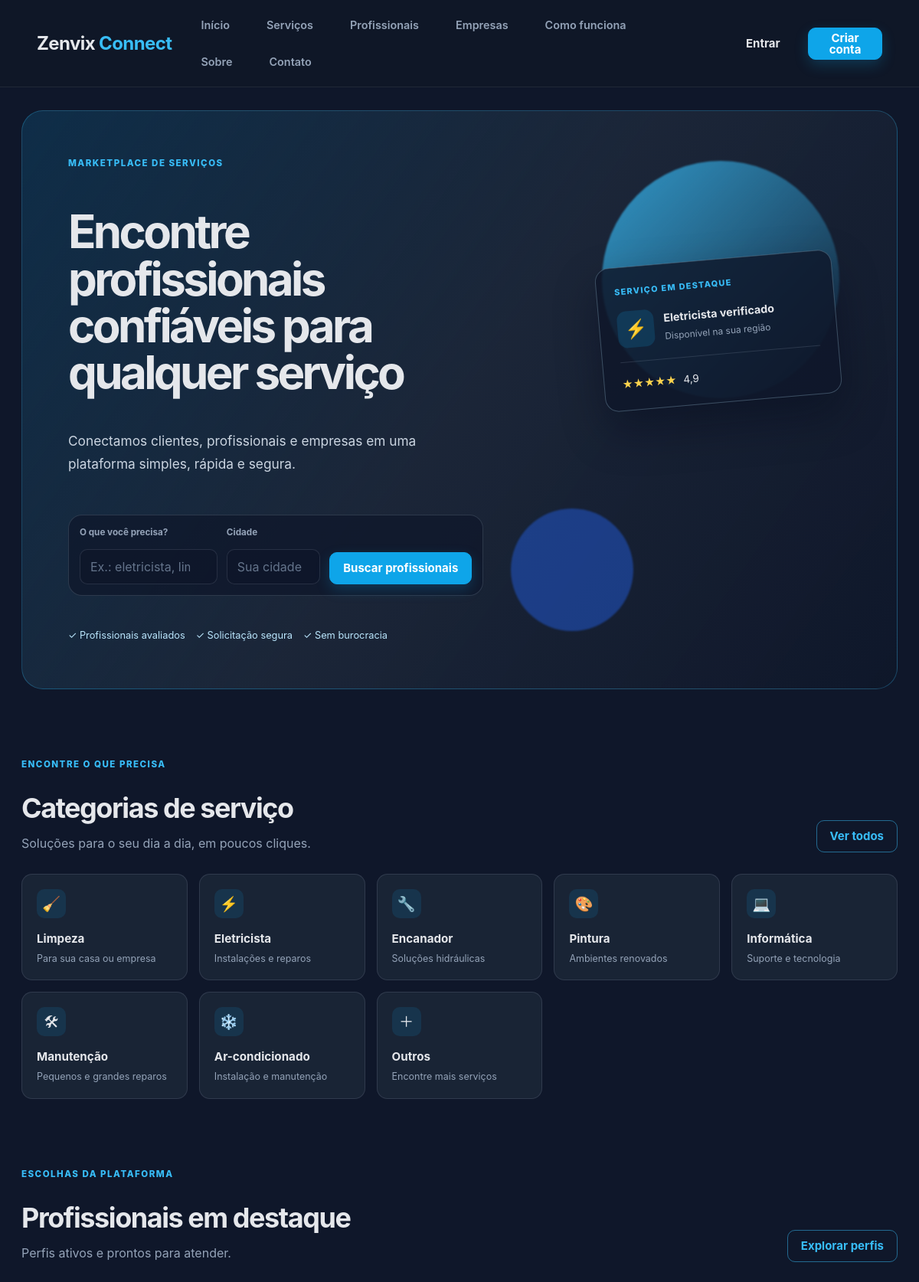
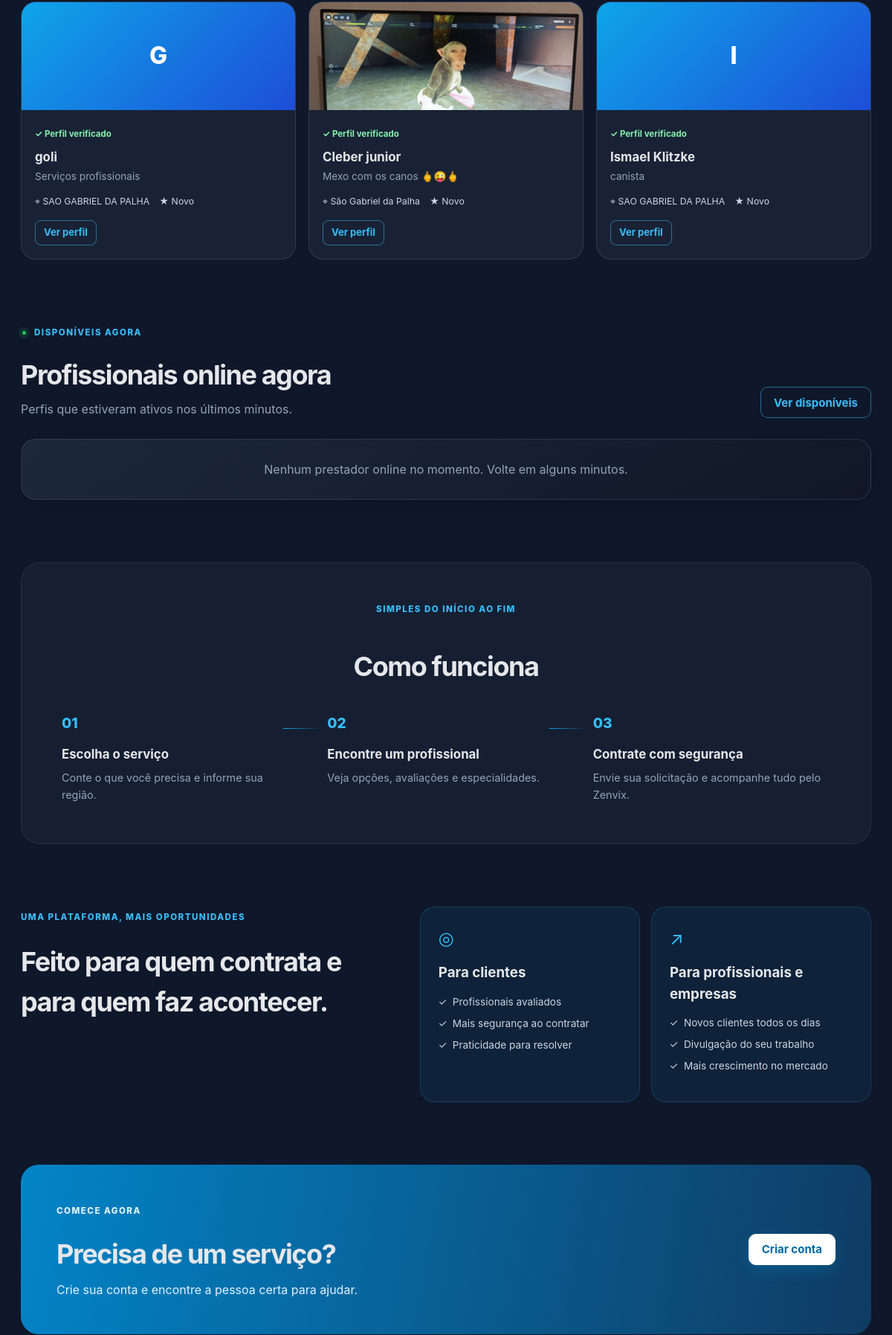
The page / (upper part) on the database its author committed (2 pictures, top to bottom).
### tables this page shows
CREATE TABLE usuarios (
            id INTEGER PRIMARY KEY AUTOINCREMENT,
            nome TEXT NOT NULL,
            email TEXT NOT NULL UNIQUE,
            senha TEXT NOT NULL,
            telefone TEXT,
            cidade TEXT,
            tipo TEXT NOT NULL
        , bio TEXT, especialidade TEXT, empresa_nome TEXT, estado TEXT, bairro TEXT, cpf TEXT, documento TEXT, foto_perfil TEXT, cnpj TEXT, documento_empresa TEXT, logo_empresa TEXT, approval_status TEXT, deletion_requested INTEGER DEFAULT 0, rejection_reason TEXT, status_online TEXT DEFAULT 'offline', TEXT, ultimo_acesso TEXT);

### app.py (the view)
@app.route("/")
def home():
    featured_providers = [enrich_provider(provider) for provider in get_providers()[:3]]
    online_providers = get_online_providers(limit=4)
    return render_template(
        "public/home.html",
        featured_providers=featured_providers,
        online_providers=online_providers,
    )

### app.py (called while the page is built, shortened)
@app.context_processor
def inject_online_users():
    return {"online_users": online_users}

def generate_csrf_token():
    if "_csrf_token" not in session:
        session["_csrf_token"] = secrets.token_urlsafe(32)
    return session["_csrf_token"]

@app.context_processor
def inject_csrf_token():
    return {"csrf_token": generate_csrf_token()}

def get_db():
    if "db" not in g:
        g.db = sqlite3.connect(DATABASE_PATH)
        g.db.row_factory = sqlite3.Row
    return g.db

def get_provider_rating(provider_id):
    db = get_db()
    row = db.execute(
        "SELECT AVG(nota) AS avg_rating, COUNT(*) AS total FROM avaliacoes WHERE profissional_id = ?",
        (provider_id,),
    ).fetchone()
    avg_rating = row["avg_rating"]
    return (round(avg_rating, 1), row["total"]) if avg_rating is not None else (None, row["total"])

def get_provider_recommendation_score(provider, requested_category=None):
    requested_category = (requested_category or "").strip().lower()
    rating = provider.get("rating") or 0.0
    rating_count = provider.get("rating_count") or 0
    availability_count = provider.get("availability_count") or 0
    completed_services = provider.get("completed_services") or 0
    online_bonus = 6 if provider.get("online") else 0
    category_bonus = 0
    if requested_category:
        specialty = (provider.get("especialidade") or "").lower()
        if requested_category in specialty:
            category_bonus = 20
    score = (
        (rating * 10)
        + min(rating_count * 4, 30)
        + min(availability_count * 8, 24)
        + min(completed_services * 0.4, 12)
        + online_bonus
        + category_bonus
    )
    return round(score, 2)

def get_online_providers(limit=None):
    providers = [enrich_provider(provider) for provider in get_providers(online_only=True)]
    return providers[:limit] if limit else providers

def get_availability_for_user(user_id):
    db = get_db()
    return db.execute(
        "SELECT * FROM disponibilidade WHERE profissional_id = ? ORDER BY id DESC",
        (user_id,),
    ).fetchall()

@app.before_request
def before_request():
    get_db()

@app.teardown_appcontext
def teardown_appcontext(exception):
    close_db(exception)

### templates/public/home.html (shortened to what this page needs)
{% extends "layouts/base.html" %}
{% block main_class %}public-main{% endblock %}
{% block content %}
<section class="marketplace-hero" id="inicio">
    <div class="hero-copy"><span class="eyebrow">Marketplace de serviços</span><h1>Encontre profissionais confiáveis para qualquer serviço</h1><p>Conectamos clientes, profissionais e empresas em uma plataforma simples, rápida e segura.</p>
        <form action="/profissionais" method="get" class="marketplace-search"><div class="form-group"><label for="service-search">O que você precisa?</label><input class="form-control" id="service-search" name="categoria" list="service-options" placeholder="Ex.: eletricista, limpeza ou informática"><datalist id="service-options"><option value="Eletricista"><option value="Encanador"><option value="Limpeza"><option value="Informática"></datalist></div><div class="form-group"><label for="city-search">Cidade</label><input class="form-control" id="city-search" name="cidade" placeholder="Sua cidade"></div><button class="button button-primary" type="submit">Buscar profissionais</button></form>
        <div class="hero-trust"><span>✓ Profissionais avaliados</span><span>✓ Solicitação segura</span><span>✓ Sem burocracia</span></div>
    </div>
    <div class="hero-art" aria-hidden="true"><div class="hero-orb orb-one"></div><div class="hero-orb orb-two"></div><article class="hero-preview"><span class="preview-label">SERVIÇO EM DESTAQUE</span><div class="preview-user"><div class="preview-avatar">⚡</div><div><strong>Eletricista verificado</strong><small>Disponível na sua região</small></div></div><div class="preview-line"></div><div class="preview-rating">★★★★★ <span>4,9</span></div></article></div>
</section>
<section class="public-section" id="servicos"><div class="section-heading"><div><span class="eyebrow">Encontre o que precisa</span><h2>Categorias de serviço</h2><p>Soluções para o seu dia a dia, em poucos cliques.</p></div><a href="/profissionais" class="button button-secondary">Ver todos</a></div><div class="category-grid">
{% for icon, title, description in [('🧹','Limpeza','Para sua casa ou empresa'),('⚡','Eletricista','Instalações e reparos'),('🔧','Encanador','Soluções hidráulicas'),('🎨','Pintura','Ambientes renovados'),('💻','Informática','Suporte e tecnologia'),('🛠','Manutenção','Pequenos e grandes reparos'),('❄️','Ar-condicionado','Instalação e manutenção'),('＋','Outros','Encontre mais serviços')] %}<a class="marketplace-category" href="/profissionais?categoria={{ title|urlencode }}"><span>{{ icon }}</span><h3>{{ title }}</h3><p>{{ description }}</p></a>{% endfor %}
</div></section>
<section class="public-section" id="profissionais"><div class="section-heading"><div><span class="eyebrow">Escolhas da plataforma</span><h2>Profissionais em destaque</h2><p>Perfis ativos e prontos para atender.</p></div><a href="/profissionais" class="button button-secondary">Explorar perfis</a></div><div class="featured-provider-grid">
{% for provider in featured_providers %}<article class="featured-provider"><div class="provider-photo {% if not provider.foto_perfil and not provider.logo_empresa %}provider-photo-placeholder{% endif %}" {% if provider.foto_perfil or provider.logo_empresa %}style="background-image: url('/static/uploads/{{ provider.foto_perfil or provider.logo_empresa }}')"{% endif %}>{% if not provider.foto_perfil and not provider.logo_empresa %}{{ (provider.empresa_nome or provider.nome)[0]|upper }}{% endif %}</div><div class="provider-info"><span class="verified">✓ Perfil verificado</span><h3>{{ provider.empresa_nome or provider.nome }}</h3><p>{{ provider.especialidade or 'Serviços profissionais' }}</p><div class="provider-detail"><span>⌖ {{ provider.cidade or 'Brasil' }}</span><span>★ {{ provider.rating if provider.rating is not none else 'Novo' }}</span></div><a href="/{{ 'empresa' if provider.tipo == 'empresa' else 'profissional' }}/{{ provider.id }}" class="button button-secondary button-small">Ver perfil</a></div></article>{% else %}<div class="empty-state"><p>Os primeiros profissionais em destaque aparecerão aqui em breve.</p></div>{% endfor %}
</div></section>
<section class="public-section online-section"><div class="section-heading"><div><span class="eyebrow"><i class="online-dot"></i> Disponíveis agora</span><h2>Profissionais online agora</h2><p>Perfis que estiveram ativos nos últimos minutos.</p></div><a href="/profissionais?online=1" class="button button-secondary">Ver disponíveis</a></div><div class="featured-provider-grid">{% for provider in online_providers %}<article class="featured-provider online-provider"><div class="provider-photo {% if not provider.foto_perfil and not provider.logo_empresa %}provider-photo-placeholder{% endif %}" {% if provider.foto_perfil or provider.logo_empresa %}style="background-image: url('/static/uploads/{{ provider.foto_perfil or provider.logo_empresa }}')"{% endif %}>{% if not provider.foto_perfil and not provider.logo_empresa %}{{ (provider.empresa_nome or provider.nome)[0]|upper }}{% endif %}</div><div class="provider-info"><span class="presence-label online"><i class="online-dot"></i> Online agora</span><h3>{{ provider.empresa_nome or provider.nome }}</h3><p>{{ provider.especialidade or ('Empresa de serviços' if provider.tipo == 'empresa' else 'Serviços profissionais') }}</p><div class="provider-detail"><span>⌖ {{ provider.cidade or 'Brasil' }}</span><span>★ {{ provider.rating if provider.rating is not none else 'Novo' }}</span></div><a href="/{{ 'empresa' if provider.tipo == 'empresa' else 'profissional' }}/{{ provider.id }}" class="button button-secondary button-small">Ver perfil</a></div></article>{% else %}<div class="empty-state"><p>Nenhum prestador online no momento. Volte em alguns minutos.</p></div>{% endfor %}</div></section>
<section class="public-section how-section" id="como-funciona"><div class="section-heading centered"><span class="eyebrow">Simples do início ao fim</span><h2>Como funciona</h2></div><div class="how-grid"><article><span>01</span><h3>Escolha o serviço</h3><p>Conte o que você precisa e informe sua região.</p></article><article><span>02</span><h3>Encontre um profissional</h3><p>Veja opções, avaliações e especialidades.</p></article><article><span>03</span><h3>Contrate com segurança</h3><p>Envie sua solicitação e acompanhe tudo pelo Zenvix.</p></article></div></section>
<section class="public-section benefits-section" id="sobre"><div class="benefits-intro"><span class="eyebrow">Uma plataforma, mais oportunidades</span><h2>Feito para quem contrata e para quem faz acontecer.</h2></div><div class="benefit-columns"><article><span class="benefit-icon">◎</span><h3>Para clientes</h3><ul><li>Profissionais avaliados</li><li>Mais segurança ao contratar</li><li>Praticidade para resolver</li></ul></article><article id="empresas"><span class="benefit-icon">↗</span><h3>Para profissionais e empresas</h3><ul><li>Novos clientes todos os dias</li><li>Divulgação do seu trabalho</li><li>Mais crescimento no mercado</li></ul></article></div></section>
<section class="final-cta"><div><span class="eyebrow">Comece agora</span><h2>Precisa de um serviço?</h2><p>Crie sua conta e encontre a pessoa certa para ajudar.</p></div><a href="/cadastro" class="button button-primary">Criar conta</a></section>
{% endblock %}

### static/css/style.css (style rules this page uses)
.button { display: inline-flex; align-items: center; justify-content: center; padding: 12px 20px; border-radius: 999px; border: none; cursor: pointer; text-decoration: none; font-weight: 600; transition: transform 0.25s ease, background-color 0.25s ease, color 0.25s ease, box-shadow 0.25s ease; }
.button-primary { background: #0EA5E9; color: white; }
.button-secondary { background: transparent; border: 1px solid #38BDF8; color: #38BDF8; }
.eyebrow { display: inline-block; margin: 0 0 12px; color: #38BDF8; font-size: 0.85rem; font-weight: 700; text-transform: uppercase; letter-spacing: 0.14em; }
.section-heading h2 { margin: 0; color: #E5E7EB; font-size: 1.1rem; }
.form-group { display: grid; gap: 10px; }
.form-group label { color: #CBD5E1; font-size: 0.95rem; }
.hero-copy { display: grid; gap: 24px; }
.benefits-section { margin-top: 40px; }
.button-small { padding: 8px 14px; font-size: 0.92rem; }

### static/css/design-system.css (style rules this page uses)
:root { --brand: #0EA5E9; --brand-light: #38BDF8; --ink: #111827; --canvas: #0F172A; --surface: #172033; --surface-raised: #1E293B; --text: #E5E7EB; --text-muted: #94A3B8; --border: rgba(148, 163, 184, .18); --border-strong: rgba(56, 189, 248, .28); --danger: #F43F5E; --success: #22C55E; --warning: #F59E0B; --radius-sm: 10px; --radius: 14px; --radius-lg: 20px; --shadow-sm: 0 4px 14px rgba(2, 6, 23, .16); --shadow: 0 16px 36px rgba(2, 6, 23, .22); --ease: 180ms ease; }
*, *::before, *::after { box-sizing: border-box; }
body { background: var(--canvas); color: var(--text); line-height: 1.5; }
button, input, select, textarea { font: inherit; }
a { color: inherit; }
.button, .btn { --button-bg: rgba(255, 255, 255, .04); --button-fg: var(--text); --button-border: var(--border); align-items: center; background: var(--button-bg); border: 1px solid var(--button-border); border-radius: var(--radius-sm); color: var(--button-fg); cursor: pointer; display: inline-flex; font-size: .9375rem; font-weight: 650; gap: 8px; justify-content: center; line-height: 1; min-height: 42px; padding: 0 17px; text-decoration: none; transition: background var(--ease), border-color var(--ease), box-shadow var(--ease), transform var(--ease); white-space: nowrap; }
.button-primary, .btn-primary { --button-bg: var(--brand); --button-fg: #fff; --button-border: var(--brand); box-shadow: 0 7px 18px rgba(14, 165, 233, .22); }
.button-secondary, .btn-secondary { --button-bg: transparent; --button-fg: var(--brand-light); --button-border: rgba(56, 189, 248, .5); }
.button-small, .btn-sm { min-height: 34px; border-radius: 8px; font-size: .8125rem; padding: 0 11px; }
.card, .form-card, .dashboard-panel, .empty-state { background: linear-gradient(145deg, rgba(30, 41, 59, .94), rgba(17, 24, 39, .96)); border: 1px solid var(--border); border-radius: var(--radius-lg); box-shadow: var(--shadow-sm); }
.form-group { gap: 7px; }
.form-group label, .search-bar label { color: #CBD5E1; font-size: .875rem; font-weight: 600; }
.form-group input, .form-group select, .form-group textarea, .search-input, .search-select, .chat-form input { background: rgba(15, 23, 42, .78); border: 1px solid var(--border); border-radius: var(--radius-sm); color: var(--text); min-height: 44px; padding: 10px 13px; transition: border-color var(--ease), box-shadow var(--ease), background var(--ease); }
.form-group input::placeholder, .search-input::placeholder { color: #64748B; }
.empty-state { color: var(--text-muted); padding: 28px; text-align: center; }
.empty-state p { margin: 0; }
.button, .btn { max-width: 100%; min-width: 0; text-align: center; white-space: normal; }
.online-dot { background: #22C55E; border: 2px solid rgba(15, 23, 42, .85); border-radius: 50%; box-shadow: 0 0 0 3px rgba(34, 197, 94, .12); display: inline-block; height: 9px; vertical-align: middle; width: 9px; }

### rows shown on the page
usuarios: empresa_nome "G", empresa_nome "goli", especialidade "Serviços profissionais", cidade "SAO GABRIEL DA PALHA", rating "Novo"
usuarios: foto_perfil (picture), nome "Cleber junior", especialidade "Mexo com os canos 🖕😜🖕", cidade "São Gabriel da Palha", rating "Novo"
usuarios: nome "I", nome "Ismael Klitzke", especialidade "canista", cidade "SAO GABRIEL DA PALHA", rating "Novo"

### other values the page prints
{{ icon }} "🧹" "⚡" "🔧" "🎨" "💻" "🛠" "❄️" "＋"
{{ title }} "Limpeza" "Eletricista" "Encanador" "Pintura" "Informática" "Manutenção" "Ar-condicionado" "Outros"
{{ description }} "Para sua casa ou empresa" "Instalações e reparos" "Soluções hidráulicas" "Ambientes renovados" "Suporte e tecnologia" "Pequenos e grandes reparos" "Instalação e manutenção" "Encontre mais serviços"
